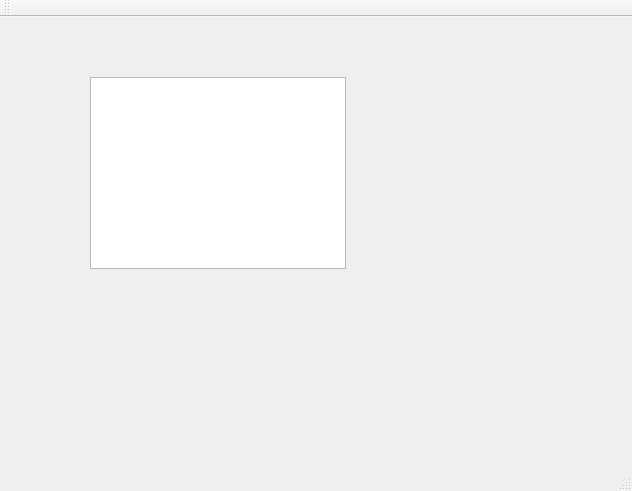
<?xml version="1.0" encoding="UTF-8"?>
<ui version="4.0">
 <class>MainWindow</class>
 <widget class="QMainWindow" name="MainWindow">
  <property name="geometry">
   <rect>
    <x>0</x>
    <y>0</y>
    <width>632</width>
    <height>491</height>
   </rect>
  </property>
  <property name="windowTitle">
   <string>MainWindow</string>
  </property>
  <widget class="QWidget" name="centralWidget">
   <widget class="QGraphicsView" name="graphicsView">
    <property name="geometry">
     <rect>
      <x>90</x>
      <y>60</y>
      <width>256</width>
      <height>192</height>
     </rect>
    </property>
   </widget>
  </widget>
  <widget class="QMenuBar" name="menuBar">
   <property name="geometry">
    <rect>
     <x>0</x>
     <y>0</y>
     <width>632</width>
     <height>19</height>
    </rect>
   </property>
  </widget>
  <widget class="QToolBar" name="mainToolBar">
   <attribute name="toolBarArea">
    <enum>TopToolBarArea</enum>
   </attribute>
   <attribute name="toolBarBreak">
    <bool>false</bool>
   </attribute>
  </widget>
  <widget class="QStatusBar" name="statusBar"/>
 </widget>
 <layoutdefault spacing="6" margin="11"/>
 <resources/>
 <connections/>
</ui>
